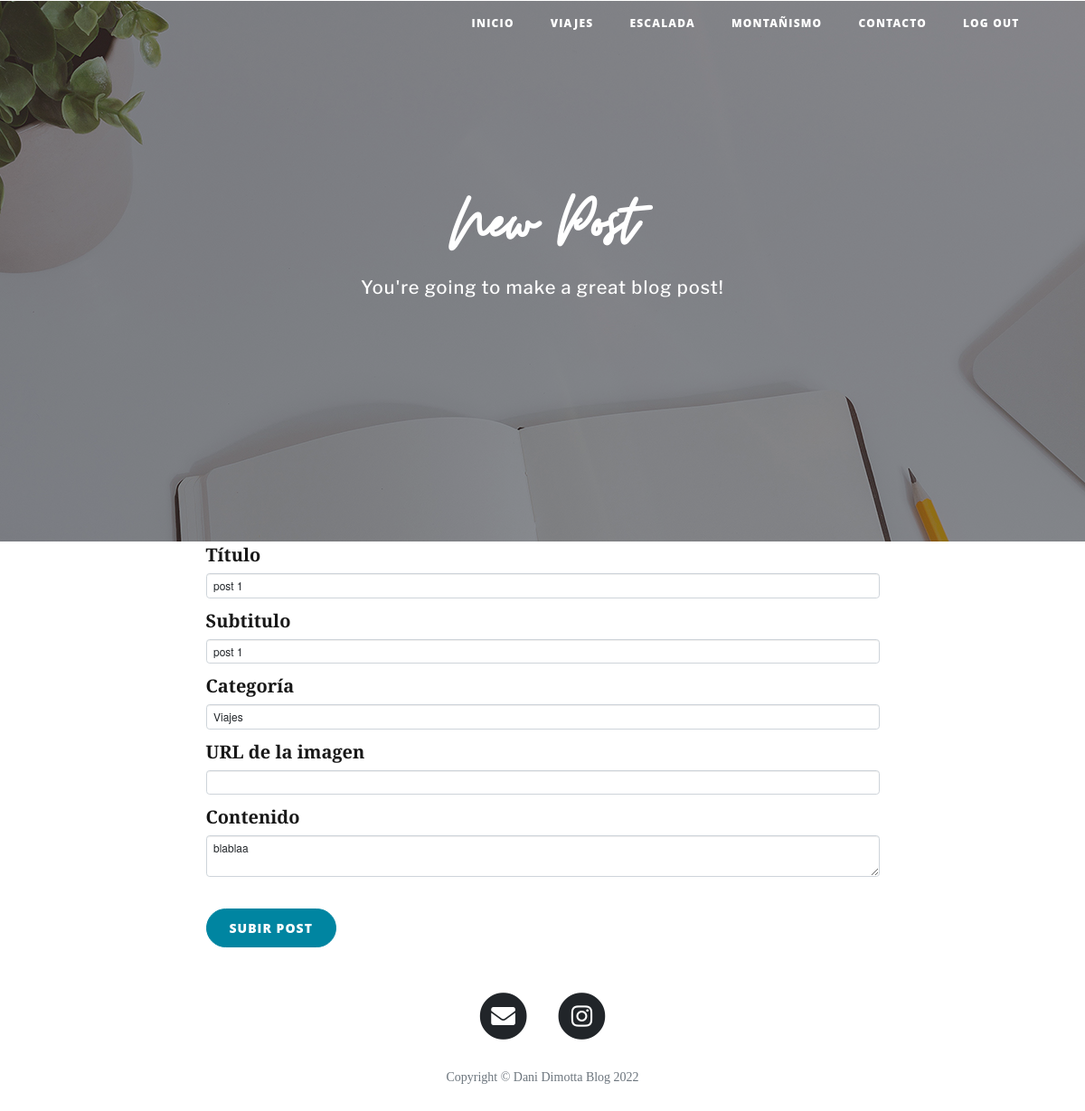
Page /edit-post/1 (signed in) on the earlier database version.
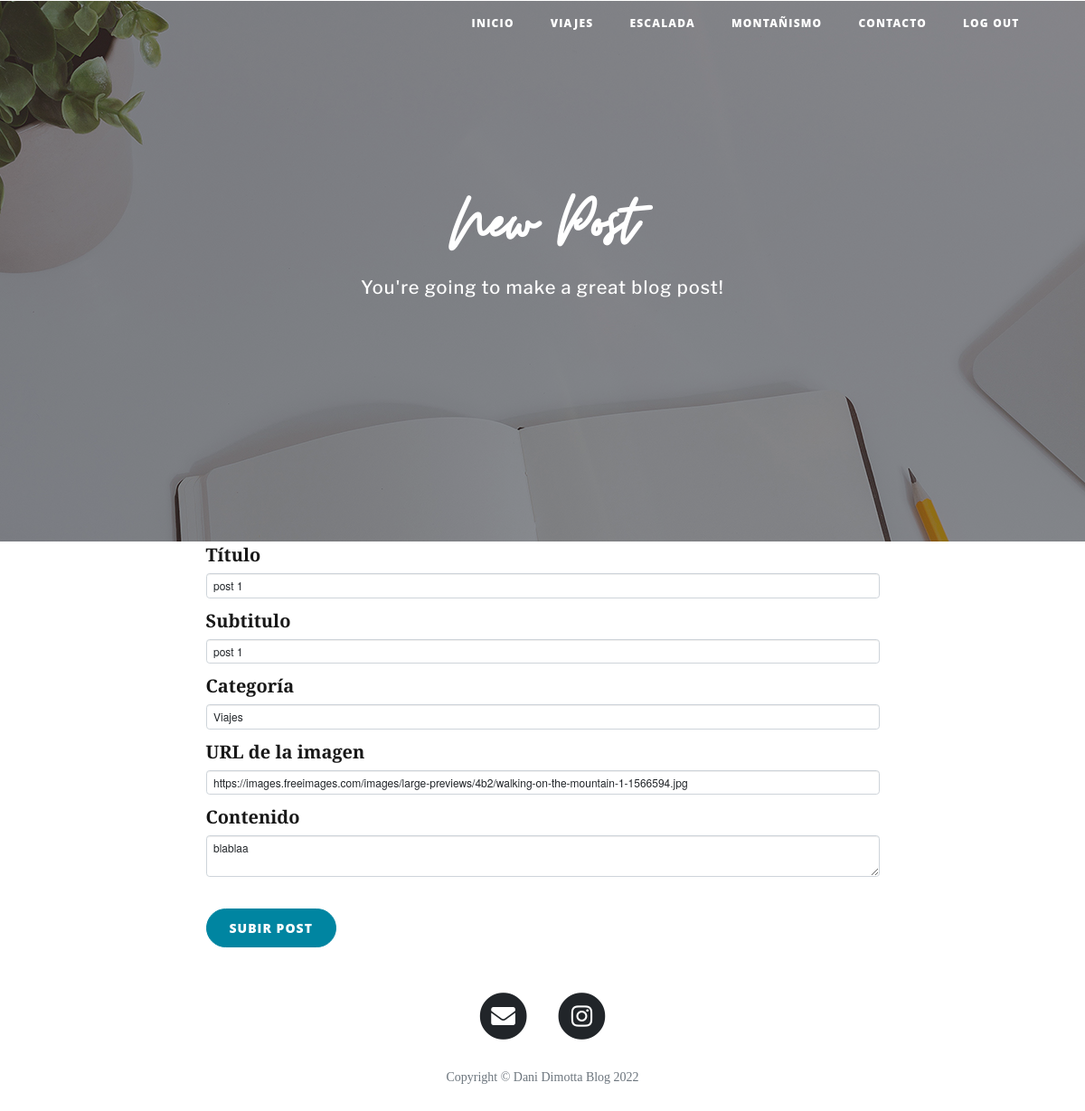
Same page on the later database version.
### main.py (models this page shows)
class BlogPost(db.Model):
    __tablename__ = "blog_posts"
    id = db.Column(db.Integer, primary_key=True)
    author_id = db.Column(db.Integer, ForeignKey('users.id'))
    author = relationship('Users', back_populates='posts')
    title = db.Column(db.String(250), unique=True, nullable=False)
    subtitle = db.Column(db.String(500), nullable=False)
    category = db.Column(db.String(250), nullable=False)
    date = db.Column(db.String(250), nullable=False)
    body = db.Column(db.Text, nullable=False)
    img_url = db.Column(db.String(500), nullable=False)
    comments = relationship('Comment', back_populates="parent_post")

### main.py (the view, shortened to what this page needs)
@app.route("/edit-post/<int:post_id>", methods=["GET", "POST"])
@admin_only
def edit_post(post_id):
    post = BlogPost.query.get(post_id)
    edit_form = CreatePostForm(
        title=post.title,
        subtitle=post.subtitle,
        category=post.category,
        img_url=post.img_url,
        body=post.body,
        date=date.today().strftime("%B %d, %Y")
    )
    return render_template("make-post.html", form=edit_form, logged_in=current_user.is_authenticated)

### forms.py
class CreatePostForm(FlaskForm):
    title = StringField("Título", validators=[DataRequired()])
    subtitle = StringField("Subtitulo", validators=[DataRequired()])
    category = SelectField(u"Categoría", choices=['Viajes', 'Escalada', 'Montañismo', 'Otra'])
    img_url = StringField("URL de la imagen", default="http://drive.google.com/uc?export=view&id=", validators=[DataRequired(), URL()])
    body = CKEditorField("Contenido", validators=[DataRequired()])
    submit = SubmitField("Subir Post")

### main.py (called while the page is built)
def admin_only(f):
    @wraps(f)
    def decorated_function(*args, **kwargs):
        if current_user.id != 1:
            return redirect(url_for('login'))
        return f(*args, **kwargs)
    return decorated_function

@login_manager.user_loader
def load_user(user_id):
    return Users.query.get(user_id)

### templates/make-post.html (shortened to what this page needs)
{% extends 'bootstrap/base.html' %}
{% import "bootstrap/wtf.html" as wtf %}
{% block content %}
{% include "header.html" %}
  <header class="masthead" style="background-image: url('{{ url_for('static', filename='img/edit-bg.jpg')}}')">
    <div class="overlay"></div>
    <div class="container">
      <div class="row">
        <div class="col-lg-8 col-md-10 mx-auto">
          <div class="page-heading">
            {% if is_edit: %}
            <h1>Edit Post</h1>
            {% else: %}
            <h1>New Post</h1>
            {% endif %}
            <span class="subheading">You're going to make a great blog post!</span>
          </div>
        </div>
      </div>
    </div>
  </header>
  <div class="container">
    <div class="row">
      <div class="col-lg-8 col-md-10 mx-auto">
        {{ wtf.quick_form(form, novalidate=True, button_map={"submit": "primary"}) }}
      </div>
    </div>
  </div>
{% include "footer.html" %}
{% endblock %}

### templates/header.html (shortened to what this page needs)
<!DOCTYPE html>
<html lang="en">
<head>
    <link href="{{ url_for('static', filename='vendor/bootstrap/css/bootstrap.css') }}" rel="stylesheet">
    <link href="https://cdn.jsdelivr.net/npm/bootstrap@5.2.1/dist/css/bootstrap.min.css" rel="stylesheet"
>
    <link href="{{ url_for('static', filename='vendor/fontawesome-free/css/all.min.css')}}" rel="stylesheet"
          type="text/css">
    <link href="{{ url_for('static', filename='css/clean-blog2.css')}}" rel="stylesheet">
</head>
<body>
<nav class="navbar navbar-expand-lg navbar-light fixed-top" id="mainNav">
    <div class="container">
        <div class="collapse navbar-collapse" id="navbarResponsive">
            <ul class="navbar-nav ml-auto">
                <li class="nav-item">
                    <a class="nav-link" href="{{ url_for('get_all_posts') }}">Inicio</a>
                </li>
                <li class="nav-item">
                    <a class="nav-link" href="{{ url_for('viajes') }}">Viajes</a>
                </li>
                <li class="nav-item">
                    <a class="nav-link" href="{{ url_for('escalada') }}">Escalada</a>
                </li>
                <li class="nav-item">
                    <a class="nav-link" href="{{ url_for('montanismo') }}">Montañismo</a>
                </li>
                <li class="nav-item">
                    <a class="nav-link" href="{{ url_for('contact') }}">Contacto</a>
                </li>
                {% if current_user.is_authenticated %}
                <li class="nav-item">
                    <a class="nav-link" href="{{ url_for('logout') }}">Log Out</a>
                </li>
                {% endif %}
            </ul>
        </div>
    </div>
</nav>

### templates/footer.html (shortened to what this page needs)
<footer>
    <div class="container">
        <div class="row">
            <div class="col-lg-8 col-md-10 mx-auto">
                <ul class="list-inline text-center">
                    <li class="list-inline-item">
                        <a href="{{url_for('contact')}}">
                <span class="fa-stack fa-lg">
                  <i class="fa fa-circle fa-stack-2x"></i>
                  <i class="fa fa-envelope fa-stack-1x fa-inverse"></i>
                </span>
                        </a>
                    </li>
                    <li class="list-inline-item">
                        <a href="https://www.instagram.com/danidimotta/">
                <span class="fa-stack fa-lg">
                  <i class="fas fa-circle fa-stack-2x"></i>
                  <i class="fab fa-instagram fa-stack-1x fa-inverse"></i>
                </span>
                        </a>
                    </li>
                </ul>
                <p class="copyright text-muted">Copyright &copy; Dani Dimotta Blog 2022</p>
            </div>
        </div>
    </div>
</footer>
</body>
</html>

### static/css/clean-blog2.css (style rules this page uses)
body { font-size: 20px;color: #181818;font-family: 'EB Garamond', serif;text-align: justify;text-justify: inter-word; }
p { line-height: 1.5;margin: 30px 0; }
h1, h2, h3, h4, h5, h6 { font-weight: 800;font-family: 'EB Garamond', serif; }
a { text-decoration: none;color: #212529;transition: all 0.2s; }
#mainNav { position: absolute;border-bottom: 1px solid #e9ecef;background-color: white;font-family: 'Open Sans', 'Helvetica Neue', Helvetica, Arial, sans-serif; }
#mainNav .navbar-nav > li.nav-item > a { font-size: 12px;font-weight: 800;letter-spacing: 1.2px;text-transform: uppercase; }
@media only screen and (min-width: 992px) { #mainNav { border-bottom: 1px solid transparent;background: transparent; } }
@media only screen and (min-width: 992px) { #mainNav .navbar-nav > li.nav-item > a { padding: 10px 20px;color: #fff; } }
@media only screen and (min-width: 992px) { #mainNav { transition: background-color 0.2s;transform: translate3d(0, 0, 0);-webkit-backface-visibility: hidden; } }
header.masthead, section.masthead { padding-bottom: 10%;background-color: #868e96;background-attachment: fixed;background-position: center center;background-repeat: no-repeat;position: relative;background-size: cover;margin-top: 1px; }
header.masthead .page-heading, header.masthead .post-heading, header.masthead .site-heading { padding: 200px 0 150px;color: white; }
header.masthead .page-heading, header.masthead .site-heading { text-align: center; }
header.masthead .page-heading .subheading, header.masthead .site-heading .subheading { font-size: 20px;font-weight: 500;line-height: 1.1;letter-spacing: .1rem;display: block;margin: 10px 0 0;font-family: LibreFranklin; }
.overlay { position: absolute;top: 0;left: 0;height: 100%;width: 100%;background-color: #212529;opacity: 0.5; }
@media only screen and (min-width: 768px) { header.masthead .page-heading h1, header.masthead .site-heading h1 { font-size: 80px;font-family: MoonTime; } }
.form-control { font-size: 1.2rem;font-family: "Helvetica Neue",Helvetica,Arial,sans-serif; }
footer { padding: 50px 0 65px; }
footer .list-inline { margin: 0;padding: 0; }
footer .copyright { font-size: 14px;margin-bottom: 0;text-align: center; }
.btn { font-size: 14px;font-weight: 800;margin-top: 25px;padding: 10px 25px;letter-spacing: 1px;text-transform: uppercase;border-radius: 30px;font-family: 'Open Sans', 'Helvetica Neue', Helvetica, Arial, sans-serif; }
.btn-primary { background-color: #0085A1;border-color: #0085A1; }

Differences in the rows shown:
changed BlogPost "post 1": img_url (not shown) → "https://images.freeimages.com/images/large-previews/4b2/walking-on-the-mountain-1-1566594.jpg"
